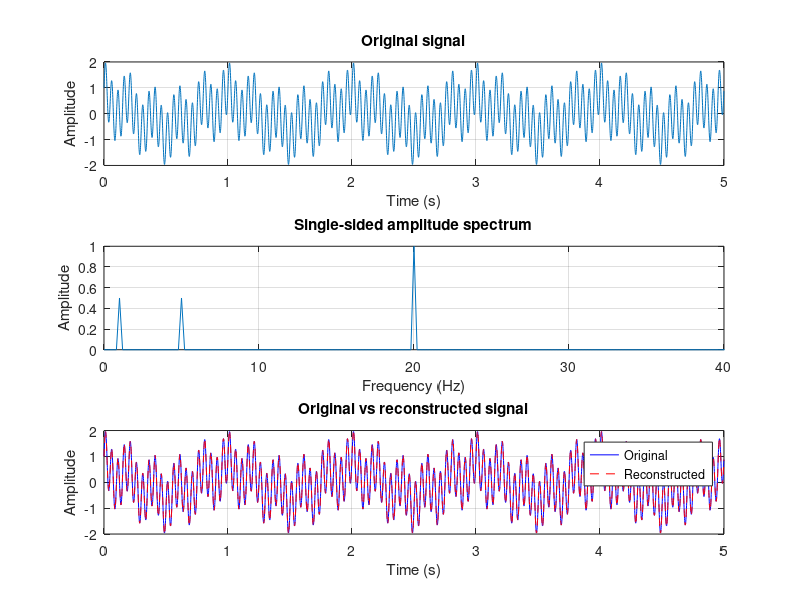

Recreate this plot in MATLAB.

clear
clc
close all

fs = 1000;
T = 5;
dt = 1/fs;
t = (0:dt:T-dt)';

signal = cos(2*pi*3*t) .* cos(2*pi*2*t) ...
         + sin(2*pi*20*t);

figure

subplot(3,1,1)
plot(t, signal)
grid on
xlabel("Time (s)")
ylabel("Amplitude")
title("Original signal")

% applichiamo la fft
Z = fft(signal);

N = length(signal);

frequency = (0:N/2)' * fs/N;

% calcoliamo lo spettro delle ampiezze
A = abs(Z(1:N/2+1))/N;
A(2:end-1) = 2*A(2:end-1);

subplot(3,1,2)
plot(frequency, A)
grid on
xlabel("Frequency (Hz)")
ylabel("Amplitude")
title("Single-sided amplitude spectrum")
xlim([0 40])

% ricostruiamo il segnale con la ifft
signalEstimated = ifft(Z);

subplot(3,1,3)
plot(t, signal, 'b')
hold on
plot(t, real(signalEstimated), 'r--')
grid on
xlabel("Time (s)")
ylabel("Amplitude")
title("Original vs reconstructed signal")
legend("Original", "Reconstructed")

% calcoliamo l'errore
errore = max(abs(signal-signalEstimated));

fprintf("Errore massimo: %.3e\n", errore);
